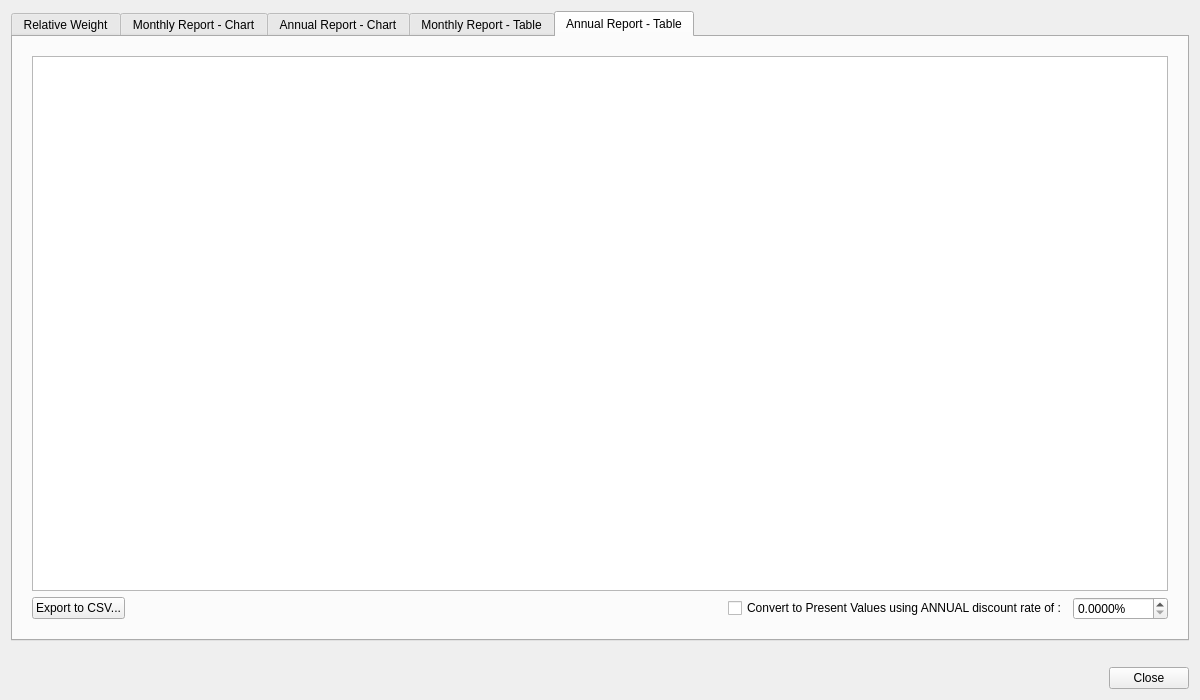
<?xml version="1.0" encoding="UTF-8"?>
<ui version="4.0">
 <class>AnalysisDialog</class>
 <widget class="QDialog" name="AnalysisDialog">
  <property name="geometry">
   <rect>
    <x>0</x>
    <y>0</y>
    <width>1200</width>
    <height>700</height>
   </rect>
  </property>
  <property name="windowTitle">
   <string>Data Analysis</string>
  </property>
  <layout class="QVBoxLayout" name="verticalLayout_2">
   <item>
    <widget class="QTabWidget" name="tabWidget">
     <property name="currentIndex">
      <number>4</number>
     </property>
     <widget class="QWidget" name="relativeWeightTab">
      <attribute name="title">
       <string>Relative Weight</string>
      </attribute>
      <layout class="QVBoxLayout" name="verticalLayout_3">
       <item>
        <layout class="QVBoxLayout" name="verticalLayout">
         <property name="leftMargin">
          <number>10</number>
         </property>
         <property name="topMargin">
          <number>10</number>
         </property>
         <property name="rightMargin">
          <number>10</number>
         </property>
         <property name="bottomMargin">
          <number>10</number>
         </property>
         <item>
          <layout class="QHBoxLayout" name="horizontalLayout">
           <item>
            <widget class="QLabel" name="label">
             <property name="text">
              <string>From:</string>
             </property>
            </widget>
           </item>
           <item>
            <widget class="QDateEdit" name="fromDateEdit">
             <property name="sizePolicy">
              <sizepolicy hsizetype="Maximum" vsizetype="Fixed">
               <horstretch>0</horstretch>
               <verstretch>0</verstretch>
              </sizepolicy>
             </property>
             <property name="maximumDate">
              <date>
               <year>2999</year>
               <month>12</month>
               <day>31</day>
              </date>
             </property>
             <property name="minimumDate">
              <date>
               <year>2000</year>
               <month>1</month>
               <day>1</day>
              </date>
             </property>
             <property name="displayFormat">
              <string notr="true">yyyy-MMMM-dd</string>
             </property>
             <property name="calendarPopup">
              <bool>true</bool>
             </property>
            </widget>
           </item>
           <item>
            <spacer name="horizontalSpacer_3">
             <property name="orientation">
              <enum>Qt::Horizontal</enum>
             </property>
             <property name="sizeType">
              <enum>QSizePolicy::Fixed</enum>
             </property>
             <property name="sizeHint" stdset="0">
              <size>
               <width>20</width>
               <height>20</height>
              </size>
             </property>
            </spacer>
           </item>
           <item>
            <widget class="QLabel" name="label_2">
             <property name="text">
              <string>To:</string>
             </property>
            </widget>
           </item>
           <item>
            <widget class="QDateEdit" name="toDateEdit">
             <property name="sizePolicy">
              <sizepolicy hsizetype="Maximum" vsizetype="Fixed">
               <horstretch>0</horstretch>
               <verstretch>0</verstretch>
              </sizepolicy>
             </property>
             <property name="toolTip">
              <string/>
             </property>
             <property name="dateTime">
              <datetime>
               <hour>0</hour>
               <minute>0</minute>
               <second>0</second>
               <year>2051</year>
               <month>1</month>
               <day>3</day>
              </datetime>
             </property>
             <property name="maximumDate">
              <date>
               <year>2999</year>
               <month>12</month>
               <day>31</day>
              </date>
             </property>
             <property name="minimumDate">
              <date>
               <year>2000</year>
               <month>1</month>
               <day>1</day>
              </date>
             </property>
             <property name="displayFormat">
              <string notr="true">yyyy-MMMM-dd</string>
             </property>
             <property name="calendarPopup">
              <bool>true</bool>
             </property>
            </widget>
           </item>
           <item>
            <spacer name="horizontalSpacer_4">
             <property name="orientation">
              <enum>Qt::Horizontal</enum>
             </property>
             <property name="sizeType">
              <enum>QSizePolicy::Fixed</enum>
             </property>
             <property name="sizeHint" stdset="0">
              <size>
               <width>40</width>
               <height>20</height>
              </size>
             </property>
            </spacer>
           </item>
           <item>
            <widget class="QRadioButton" name="incomesRelativeWeigthRadioButton">
             <property name="text">
              <string>Incomes</string>
             </property>
             <property name="checked">
              <bool>true</bool>
             </property>
             <attribute name="buttonGroup">
              <string notr="true">buttonGroup</string>
             </attribute>
            </widget>
           </item>
           <item>
            <widget class="QRadioButton" name="expensesRelativeWeigthRadioButton">
             <property name="text">
              <string>Expenses</string>
             </property>
             <attribute name="buttonGroup">
              <string notr="true">buttonGroup</string>
             </attribute>
            </widget>
           </item>
           <item>
            <spacer name="horizontalSpacer_2">
             <property name="orientation">
              <enum>Qt::Horizontal</enum>
             </property>
             <property name="sizeHint" stdset="0">
              <size>
               <width>40</width>
               <height>20</height>
              </size>
             </property>
            </spacer>
           </item>
          </layout>
         </item>
         <item>
          <layout class="QHBoxLayout" name="horizontalLayout_3">
           <item>
            <widget class="QLabel" name="noElementsLabel">
             <property name="toolTip">
              <string notr="true"/>
             </property>
             <property name="text">
              <string>No of most significant elements to show: </string>
             </property>
            </widget>
           </item>
           <item>
            <widget class="QSpinBox" name="noElementsSpinBox">
             <property name="minimum">
              <number>1</number>
             </property>
             <property name="maximum">
              <number>25</number>
             </property>
            </widget>
           </item>
           <item>
            <spacer name="horizontalSpacer_5">
             <property name="orientation">
              <enum>Qt::Horizontal</enum>
             </property>
             <property name="sizeHint" stdset="0">
              <size>
               <width>40</width>
               <height>20</height>
              </size>
             </property>
            </spacer>
           </item>
          </layout>
         </item>
         <item>
          <spacer name="verticalSpacer_2">
           <property name="orientation">
            <enum>Qt::Vertical</enum>
           </property>
           <property name="sizeType">
            <enum>QSizePolicy::Fixed</enum>
           </property>
           <property name="sizeHint" stdset="0">
            <size>
             <width>20</width>
             <height>30</height>
            </size>
           </property>
          </spacer>
         </item>
         <item>
          <widget class="QLabel" name="titleLabel">
           <property name="font">
            <font>
             <bold>true</bold>
            </font>
           </property>
           <property name="text">
            <string>Relative Weight of Incomes</string>
           </property>
           <property name="alignment">
            <set>Qt::AlignCenter</set>
           </property>
          </widget>
         </item>
         <item>
          <widget class="QWidget" name="chartRelativeWeigthWidget" native="true">
           <property name="sizePolicy">
            <sizepolicy hsizetype="Preferred" vsizetype="Expanding">
             <horstretch>0</horstretch>
             <verstretch>0</verstretch>
            </sizepolicy>
           </property>
          </widget>
         </item>
         <item>
          <layout class="QHBoxLayout" name="horizontalLayout_4">
           <item>
            <widget class="QPushButton" name="exportImageRelativeWeigthPushButton">
             <property name="text">
              <string>Export to Image File...</string>
             </property>
            </widget>
           </item>
           <item>
            <spacer name="horizontalSpacer_6">
             <property name="orientation">
              <enum>Qt::Horizontal</enum>
             </property>
             <property name="sizeHint" stdset="0">
              <size>
               <width>40</width>
               <height>20</height>
              </size>
             </property>
            </spacer>
           </item>
          </layout>
         </item>
        </layout>
       </item>
      </layout>
     </widget>
     <widget class="QWidget" name="monthlyReportChartTab">
      <attribute name="title">
       <string>Monthly Report - Chart</string>
      </attribute>
      <layout class="QVBoxLayout" name="verticalLayout_9">
       <item>
        <layout class="QVBoxLayout" name="verticalLayout_8">
         <property name="spacing">
          <number>10</number>
         </property>
         <property name="leftMargin">
          <number>10</number>
         </property>
         <property name="topMargin">
          <number>10</number>
         </property>
         <property name="rightMargin">
          <number>10</number>
         </property>
         <property name="bottomMargin">
          <number>10</number>
         </property>
         <item>
          <layout class="QHBoxLayout" name="horizontalLayout_7">
           <item>
            <widget class="QLabel" name="label_5">
             <property name="text">
              <string>From :</string>
             </property>
            </widget>
           </item>
           <item>
            <widget class="QComboBox" name="monthlyReportChartFromMonthComboBox"/>
           </item>
           <item>
            <widget class="QSpinBox" name="monthlyReportChartFromYearSpinBox">
             <property name="minimum">
              <number>2000</number>
             </property>
             <property name="maximum">
              <number>3000</number>
             </property>
            </widget>
           </item>
           <item>
            <spacer name="horizontalSpacer_12">
             <property name="orientation">
              <enum>Qt::Horizontal</enum>
             </property>
             <property name="sizeType">
              <enum>QSizePolicy::Fixed</enum>
             </property>
             <property name="sizeHint" stdset="0">
              <size>
               <width>40</width>
               <height>20</height>
              </size>
             </property>
            </spacer>
           </item>
           <item>
            <widget class="QLabel" name="label_3">
             <property name="text">
              <string>Duration :</string>
             </property>
            </widget>
           </item>
           <item>
            <widget class="QSpinBox" name="monthlyReportChartDurationSpinBox">
             <property name="minimum">
              <number>2</number>
             </property>
             <property name="maximum">
              <number>120</number>
             </property>
             <property name="value">
              <number>12</number>
             </property>
            </widget>
           </item>
           <item>
            <widget class="QLabel" name="label_4">
             <property name="text">
              <string>month(s)</string>
             </property>
            </widget>
           </item>
           <item>
            <spacer name="horizontalSpacer_13">
             <property name="orientation">
              <enum>Qt::Horizontal</enum>
             </property>
             <property name="sizeType">
              <enum>QSizePolicy::Fixed</enum>
             </property>
             <property name="sizeHint" stdset="0">
              <size>
               <width>40</width>
               <height>20</height>
              </size>
             </property>
            </spacer>
           </item>
           <item>
            <widget class="QToolButton" name="monthlyReportChartLeftToolButton">
             <property name="text">
              <string>&lt;--</string>
             </property>
            </widget>
           </item>
           <item>
            <widget class="QToolButton" name="monthlyReportChartRightToolButton">
             <property name="text">
              <string>--&gt;</string>
             </property>
            </widget>
           </item>
           <item>
            <spacer name="horizontalSpacer_11">
             <property name="orientation">
              <enum>Qt::Horizontal</enum>
             </property>
             <property name="sizeHint" stdset="0">
              <size>
               <width>40</width>
               <height>20</height>
              </size>
             </property>
            </spacer>
           </item>
          </layout>
         </item>
         <item>
          <layout class="QHBoxLayout" name="horizontalLayout_9">
           <item>
            <widget class="QRadioButton" name="monthlyReportChartIncomesRadioButton">
             <property name="text">
              <string>Incomes</string>
             </property>
             <attribute name="buttonGroup">
              <string notr="true">buttonGroup_2</string>
             </attribute>
            </widget>
           </item>
           <item>
            <widget class="QRadioButton" name="monthlyReportChartExpensesRadioButton">
             <property name="text">
              <string>Expenses</string>
             </property>
             <attribute name="buttonGroup">
              <string notr="true">buttonGroup_2</string>
             </attribute>
            </widget>
           </item>
           <item>
            <widget class="QRadioButton" name="monthlyReportChartIncomesExpensesRadioButton">
             <property name="text">
              <string>Incomes and Expenses</string>
             </property>
             <property name="checked">
              <bool>true</bool>
             </property>
             <attribute name="buttonGroup">
              <string notr="true">buttonGroup_2</string>
             </attribute>
            </widget>
           </item>
           <item>
            <widget class="QRadioButton" name="monthlyReportChartDeltasRadioButton">
             <property name="text">
              <string>Deltas</string>
             </property>
             <attribute name="buttonGroup">
              <string notr="true">buttonGroup_2</string>
             </attribute>
            </widget>
           </item>
           <item>
            <spacer name="horizontalSpacer_14">
             <property name="orientation">
              <enum>Qt::Horizontal</enum>
             </property>
             <property name="sizeHint" stdset="0">
              <size>
               <width>40</width>
               <height>20</height>
              </size>
             </property>
            </spacer>
           </item>
           <item>
            <widget class="QLabel" name="monthlyReportChartSelectedLabel">
             <property name="font">
              <font>
               <italic>true</italic>
              </font>
             </property>
             <property name="text">
              <string>Selected Bar :</string>
             </property>
            </widget>
           </item>
           <item>
            <widget class="QLabel" name="monthlyReportChartSelectedTextLabel">
             <property name="font">
              <font>
               <italic>true</italic>
              </font>
             </property>
             <property name="text">
              <string>---</string>
             </property>
            </widget>
           </item>
          </layout>
         </item>
         <item>
          <widget class="QWidget" name="monthlyReportChartWidget" native="true">
           <property name="sizePolicy">
            <sizepolicy hsizetype="Preferred" vsizetype="Expanding">
             <horstretch>0</horstretch>
             <verstretch>0</verstretch>
            </sizepolicy>
           </property>
          </widget>
         </item>
         <item>
          <layout class="QHBoxLayout" name="horizontalLayout_8">
           <item>
            <widget class="QPushButton" name="exportImageMonthlyReportChartPushButton">
             <property name="text">
              <string>Export to Image File...</string>
             </property>
            </widget>
           </item>
           <item>
            <spacer name="horizontalSpacer_10">
             <property name="orientation">
              <enum>Qt::Horizontal</enum>
             </property>
             <property name="sizeHint" stdset="0">
              <size>
               <width>40</width>
               <height>20</height>
              </size>
             </property>
            </spacer>
           </item>
          </layout>
         </item>
        </layout>
       </item>
      </layout>
     </widget>
     <widget class="QWidget" name="annualReportChartTab">
      <attribute name="title">
       <string>Annual Report - Chart</string>
      </attribute>
      <layout class="QVBoxLayout" name="verticalLayout_11">
       <item>
        <layout class="QVBoxLayout" name="verticalLayout_10">
         <property name="spacing">
          <number>10</number>
         </property>
         <property name="leftMargin">
          <number>10</number>
         </property>
         <property name="topMargin">
          <number>10</number>
         </property>
         <property name="rightMargin">
          <number>10</number>
         </property>
         <property name="bottomMargin">
          <number>10</number>
         </property>
         <item>
          <layout class="QHBoxLayout" name="horizontalLayout_10">
           <item>
            <widget class="QLabel" name="label_6">
             <property name="text">
              <string>From :</string>
             </property>
            </widget>
           </item>
           <item>
            <widget class="QSpinBox" name="yearlyReportChartFromYearSpinBox">
             <property name="minimum">
              <number>2000</number>
             </property>
             <property name="maximum">
              <number>3000</number>
             </property>
            </widget>
           </item>
           <item>
            <spacer name="horizontalSpacer_16">
             <property name="orientation">
              <enum>Qt::Horizontal</enum>
             </property>
             <property name="sizeType">
              <enum>QSizePolicy::Fixed</enum>
             </property>
             <property name="sizeHint" stdset="0">
              <size>
               <width>40</width>
               <height>20</height>
              </size>
             </property>
            </spacer>
           </item>
           <item>
            <widget class="QLabel" name="label_7">
             <property name="text">
              <string>Duration :</string>
             </property>
            </widget>
           </item>
           <item>
            <widget class="QSpinBox" name="yearlyReportChartDurationSpinBox">
             <property name="minimum">
              <number>2</number>
             </property>
             <property name="maximum">
              <number>100</number>
             </property>
            </widget>
           </item>
           <item>
            <widget class="QLabel" name="label_8">
             <property name="text">
              <string>year(s)</string>
             </property>
            </widget>
           </item>
           <item>
            <spacer name="horizontalSpacer_17">
             <property name="orientation">
              <enum>Qt::Horizontal</enum>
             </property>
             <property name="sizeType">
              <enum>QSizePolicy::Fixed</enum>
             </property>
             <property name="sizeHint" stdset="0">
              <size>
               <width>40</width>
               <height>20</height>
              </size>
             </property>
            </spacer>
           </item>
           <item>
            <widget class="QToolButton" name="yearlyReportChartLeftToolButton">
             <property name="text">
              <string>&lt;--</string>
             </property>
            </widget>
           </item>
           <item>
            <widget class="QToolButton" name="yearlyReportChartRightToolButton">
             <property name="text">
              <string>--&gt;</string>
             </property>
            </widget>
           </item>
           <item>
            <spacer name="horizontalSpacer_15">
             <property name="orientation">
              <enum>Qt::Horizontal</enum>
             </property>
             <property name="sizeHint" stdset="0">
              <size>
               <width>40</width>
               <height>20</height>
              </size>
             </property>
            </spacer>
           </item>
          </layout>
         </item>
         <item>
          <layout class="QHBoxLayout" name="horizontalLayout_11">
           <item>
            <widget class="QRadioButton" name="yearlyReportChartIncomesRadioButton">
             <property name="text">
              <string>Incomes</string>
             </property>
             <attribute name="buttonGroup">
              <string notr="true">buttonGroup_3</string>
             </attribute>
            </widget>
           </item>
           <item>
            <widget class="QRadioButton" name="yearlyReportChartExpensesRadioButton">
             <property name="text">
              <string>Expenses</string>
             </property>
             <attribute name="buttonGroup">
              <string notr="true">buttonGroup_3</string>
             </attribute>
            </widget>
           </item>
           <item>
            <widget class="QRadioButton" name="yearlyReportChartIncomesExpensesRadioButton">
             <property name="text">
              <string>Incomes and Expenses</string>
             </property>
             <property name="checked">
              <bool>true</bool>
             </property>
             <attribute name="buttonGroup">
              <string notr="true">buttonGroup_3</string>
             </attribute>
            </widget>
           </item>
           <item>
            <widget class="QRadioButton" name="yearlyReportChartDeltasRadioButton">
             <property name="text">
              <string>Deltas</string>
             </property>
             <attribute name="buttonGroup">
              <string notr="true">buttonGroup_3</string>
             </attribute>
            </widget>
           </item>
           <item>
            <spacer name="horizontalSpacer_18">
             <property name="orientation">
              <enum>Qt::Horizontal</enum>
             </property>
             <property name="sizeHint" stdset="0">
              <size>
               <width>40</width>
               <height>20</height>
              </size>
             </property>
            </spacer>
           </item>
           <item>
            <widget class="QLabel" name="yearlyReportChartSelectedLabel">
             <property name="font">
              <font>
               <italic>true</italic>
              </font>
             </property>
             <property name="text">
              <string>Selected Bar :</string>
             </property>
            </widget>
           </item>
           <item>
            <widget class="QLabel" name="yearlyReportChartSelectedTextLabel">
             <property name="font">
              <font>
               <italic>true</italic>
              </font>
             </property>
             <property name="text">
              <string>---</string>
             </property>
            </widget>
           </item>
          </layout>
         </item>
         <item>
          <widget class="QWidget" name="yearlyReportChartWidget" native="true">
           <property name="sizePolicy">
            <sizepolicy hsizetype="Preferred" vsizetype="Expanding">
             <horstretch>0</horstretch>
             <verstretch>0</verstretch>
            </sizepolicy>
           </property>
          </widget>
         </item>
         <item>
          <layout class="QHBoxLayout" name="horizontalLayout_6">
           <item>
            <widget class="QPushButton" name="exportImageYearlyReportChartPushButton">
             <property name="text">
              <string>Export to Image File...</string>
             </property>
            </widget>
           </item>
           <item>
            <spacer name="horizontalSpacer_9">
             <property name="orientation">
              <enum>Qt::Horizontal</enum>
             </property>
             <property name="sizeHint" stdset="0">
              <size>
               <width>40</width>
               <height>20</height>
              </size>
             </property>
            </spacer>
           </item>
          </layout>
         </item>
        </layout>
       </item>
      </layout>
     </widget>
     <widget class="QWidget" name="monthlyReportTableTab">
      <attribute name="title">
       <string>Monthly Report - Table</string>
      </attribute>
      <layout class="QVBoxLayout" name="verticalLayout_7">
       <item>
        <layout class="QVBoxLayout" name="verticalLayout_4">
         <property name="leftMargin">
          <number>10</number>
         </property>
         <property name="topMargin">
          <number>10</number>
         </property>
         <property name="rightMargin">
          <number>10</number>
         </property>
         <property name="bottomMargin">
          <number>10</number>
         </property>
         <item>
          <widget class="QTableWidget" name="monthlyReportTableWidget">
           <property name="alternatingRowColors">
            <bool>true</bool>
           </property>
           <property name="selectionMode">
            <enum>QAbstractItemView::NoSelection</enum>
           </property>
           <attribute name="horizontalHeaderStretchLastSection">
            <bool>true</bool>
           </attribute>
          </widget>
         </item>
         <item>
          <layout class="QHBoxLayout" name="horizontalLayout_2">
           <item>
            <widget class="QPushButton" name="exportMonthlyReportToTextPushButton">
             <property name="text">
              <string>Export to CSV...</string>
             </property>
            </widget>
           </item>
           <item>
            <spacer name="horizontalSpacer_7">
             <property name="orientation">
              <enum>Qt::Horizontal</enum>
             </property>
             <property name="sizeHint" stdset="0">
              <size>
               <width>40</width>
               <height>20</height>
              </size>
             </property>
            </spacer>
           </item>
           <item>
            <widget class="QCheckBox" name="monthlyPresentValuesCheckBox">
             <property name="text">
              <string>Convert to Present Values using ANNUAL discount rate of :</string>
             </property>
            </widget>
           </item>
           <item>
            <widget class="QDoubleSpinBox" name="monthlyDiscountRateDoubleSpinBox">
             <property name="suffix">
              <string>%</string>
             </property>
             <property name="decimals">
              <number>4</number>
             </property>
             <property name="maximum">
              <double>1000.000000000000000</double>
             </property>
            </widget>
           </item>
          </layout>
         </item>
        </layout>
       </item>
      </layout>
     </widget>
     <widget class="QWidget" name="annualReportTableTab">
      <attribute name="title">
       <string>Annual Report - Table</string>
      </attribute>
      <layout class="QVBoxLayout" name="verticalLayout_6">
       <item>
        <layout class="QVBoxLayout" name="verticalLayout_5">
         <property name="leftMargin">
          <number>10</number>
         </property>
         <property name="topMargin">
          <number>10</number>
         </property>
         <property name="rightMargin">
          <number>10</number>
         </property>
         <property name="bottomMargin">
          <number>10</number>
         </property>
         <item>
          <widget class="QTableWidget" name="yearlyReportTableWidget">
           <property name="alternatingRowColors">
            <bool>true</bool>
           </property>
           <property name="selectionMode">
            <enum>QAbstractItemView::NoSelection</enum>
           </property>
          </widget>
         </item>
         <item>
          <layout class="QHBoxLayout" name="horizontalLayout_5">
           <item>
            <widget class="QPushButton" name="exportYearlyReportToTextPushButton">
             <property name="text">
              <string>Export to CSV...</string>
             </property>
            </widget>
           </item>
           <item>
            <spacer name="horizontalSpacer_8">
             <property name="orientation">
              <enum>Qt::Horizontal</enum>
             </property>
             <property name="sizeHint" stdset="0">
              <size>
               <width>40</width>
               <height>20</height>
              </size>
             </property>
            </spacer>
           </item>
           <item>
            <widget class="QCheckBox" name="yearlyPresentValuesCheckBox">
             <property name="text">
              <string>Convert to Present Values using ANNUAL discount rate of :</string>
             </property>
            </widget>
           </item>
           <item>
            <widget class="QDoubleSpinBox" name="yearlyDiscountRateDoubleSpinBox">
             <property name="suffix">
              <string>%</string>
             </property>
             <property name="decimals">
              <number>4</number>
             </property>
             <property name="maximum">
              <double>1000.000000000000000</double>
             </property>
            </widget>
           </item>
          </layout>
         </item>
        </layout>
       </item>
      </layout>
     </widget>
    </widget>
   </item>
   <item>
    <spacer name="verticalSpacer">
     <property name="orientation">
      <enum>Qt::Vertical</enum>
     </property>
     <property name="sizeType">
      <enum>QSizePolicy::Fixed</enum>
     </property>
     <property name="sizeHint" stdset="0">
      <size>
       <width>20</width>
       <height>20</height>
      </size>
     </property>
    </spacer>
   </item>
   <item>
    <layout class="QHBoxLayout" name="horizontalLayout_DialogButtons">
     <item>
      <spacer name="horizontalSpacer">
       <property name="orientation">
        <enum>Qt::Horizontal</enum>
       </property>
       <property name="sizeHint" stdset="0">
        <size>
         <width>40</width>
         <height>20</height>
        </size>
       </property>
      </spacer>
     </item>
     <item>
      <widget class="QPushButton" name="closePushButton">
       <property name="text">
        <string>Close</string>
       </property>
      </widget>
     </item>
    </layout>
   </item>
  </layout>
 </widget>
 <resources/>
 <connections/>
 <buttongroups>
  <buttongroup name="buttonGroup_3"/>
  <buttongroup name="buttonGroup_2"/>
  <buttongroup name="buttonGroup"/>
 </buttongroups>
</ui>
